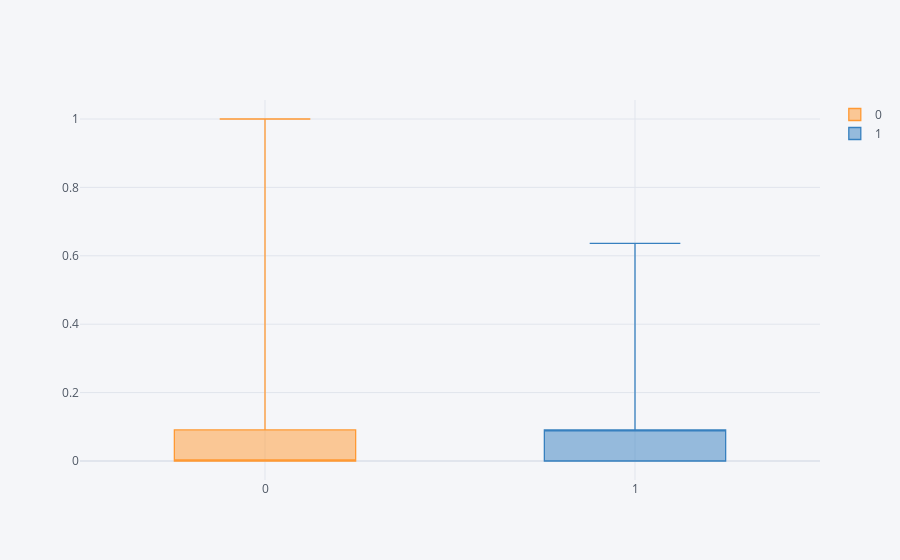

This figure's notebook cell:
### Code cell
stop_words = set(stopwords.words('bengali'))
df['nr_of_stopwords'] = df['Headline'].str.split().apply(lambda x: len(set(x) & stop_words))
df['nr_of_stopwords'] = df['nr_of_stopwords'] / df['nr_of_stopwords'].max()
df[['label', 'nr_of_stopwords']].pivot(columns = 'label', values = 'nr_of_stopwords').iplot(kind = 'box')

### Figure 1 — Plotly figure (JSON) as saved in the notebook; plotly's stock layout.template omitted (floating-point values rounded to 4 significant figures; data arrays with more than 128 entries replaced by an {"elided": "..."} marker saying what was removed)
{"data": [{"boxpoints": false, "line": {"width": 1.3}, "marker": {"color": "rgba(255, 153, 51, 1.0)"}, "name": "0", "orientation": "v", "y": {"elided": "1836 float values"}, "type": "box"}, {"boxpoints": false, "line": {"width": 1.3}, "marker": {"color": "rgba(55, 128, 191, 1.0)"}, "name": "1", "orientation": "v", "y": {"elided": "1836 float values"}, "type": "box"}], "layout": {"legend": {"bgcolor": "#F5F6F9", "font": {"color": "#4D5663"}}, "paper_bgcolor": "#F5F6F9", "plot_bgcolor": "#F5F6F9", "title": {"font": {"color": "#4D5663"}}, "xaxis": {"gridcolor": "#E1E5ED", "showgrid": true, "tickfont": {"color": "#4D5663"}, "title": {"font": {"color": "#4D5663"}, "text": ""}, "zerolinecolor": "#E1E5ED", "type": "category", "range": [-0.5, 1.5], "autorange": true}, "yaxis": {"gridcolor": "#E1E5ED", "showgrid": true, "tickfont": {"color": "#4D5663"}, "title": {"font": {"color": "#4D5663"}, "text": ""}, "zerolinecolor": "#E1E5ED", "type": "linear", "range": [-0.05556, 1.056], "autorange": true}, "autosize": true}}
